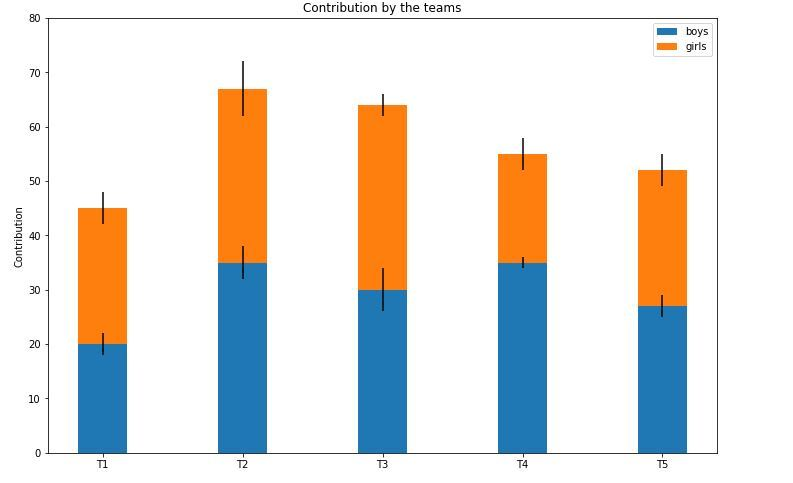
#> input picture Prototype/backend/user_input/bar5.jpg, 793 x 483 px
$ python 'extract colors.py'
#> lines starting #> are read from the running program, lines starting #| are printed output that depends on the picture
import os
import cv2
import numpy as np
import matplotlib.pyplot as plt
from sklearn.cluster import KMeans


# Function to extract dominant colors from an image
def extract_colors(image_path, num_colors=5, resize_factor=0.25):
#> called with image_path = 'user_input/bar5.jpg', num_colors = 5, resize_factor = 0.25
    if not os.path.exists(image_path):
        print(f"Error: File '{image_path}' not found.")
        return []

    # Read the image
    image = cv2.imread(image_path)
#> image is the input picture: shape (483, 793, 3); mean B, G, R 221.9, 226.6, 229.2

    # Check if the image is successfully loaded
    if image is None:
        print("Error: Image not found or unable to load.")
        return []

    image = cv2.cvtColor(image, cv2.COLOR_BGR2RGB)
    image = cv2.resize(image, (0, 0), fx=resize_factor, fy=resize_factor)
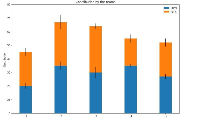
#> image: shape (121, 198, 3); mean R, G, B 228.2, 225.6, 220.9

    # Reshape into a 2D array of pixels
    pixels = image.reshape((-1, 3))

    # Apply K-means clustering to find dominant colors
    kmeans = KMeans(n_clusters=num_colors, random_state=0, n_init=10)
    kmeans.fit(pixels)

    # Get the cluster centers (dominant colors)
    dominant_colors = np.round(kmeans.cluster_centers_).astype(int)

    return dominant_colors

if __name__ == "__main__":

    # Example: Extract colors from an image
    image_path = "user_input/bar5.jpg"  # Update with correct path
    num_colors = 5  # Number of dominant colors to detect

    dominant_colors = extract_colors(image_path, num_colors)

    if dominant_colors.any():
        # Convert to hex for visualization
        hex_colors = ["#{:02X}{:02X}{:02X}".format(*color) for color in dominant_colors]

        # Plot the extracted colors
        fig, ax = plt.subplots(1, num_colors, figsize=(10, 2))
        for i, color in enumerate(dominant_colors):
            ax[i].imshow([[color / 255]])  # Normalize for display
            ax[i].set_title(hex_colors[i], fontsize=10)
            ax[i].axis("off")

        plt.show()
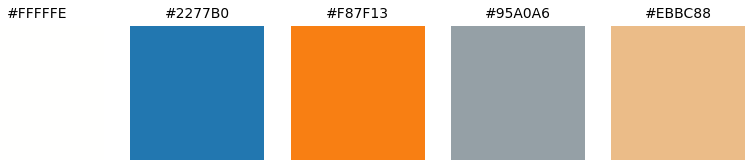
#> figure drawn by matplotlib, 5 panels

$ run again, with Prototype/backend/user_input/20250227130339.png saved as Prototype/backend/user_input/bar5.jpg
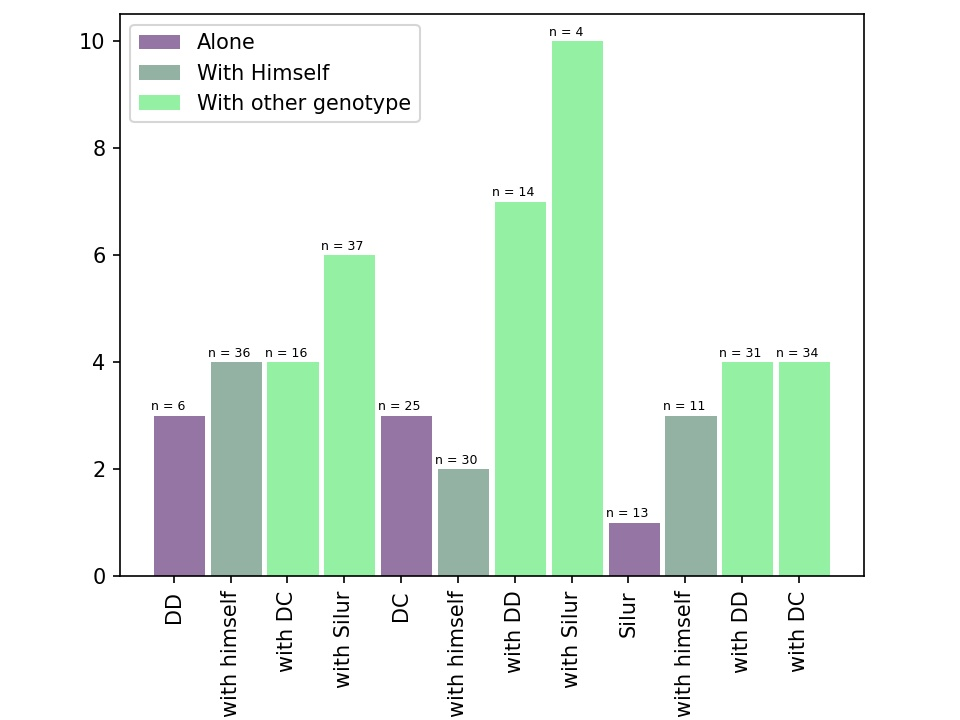
#> input picture Prototype/backend/user_input/20250227130339.png, 960 x 720 px
#> in extract_colors, image is the input picture: shape (720, 960, 3); mean B, G, R 231.7, 241.5, 228.6
#> in extract_colors, `image = cv2.resize(image, (0, 0), fx=resize_factor, fy=resize_factor)`:
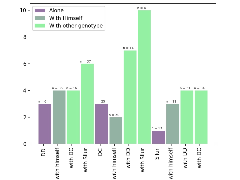
#> image: shape (180, 240, 3); mean R, G, B 229.3, 242.3, 232.4
